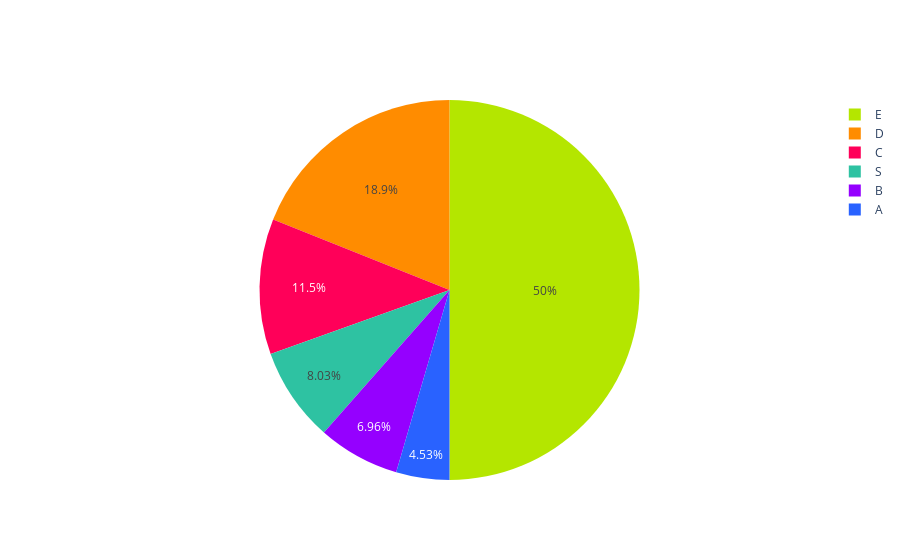

The cell this chart's notebook holds for it:
### Code cell
porcentajes = creditos_segmentos_2023_pachuca['Porcentaje']
labels = creditos_segmentos_2023_pachuca['Segmento']

fig = go.Figure(data=[go.Pie(labels=labels, values=porcentajes, marker=dict(colors=colores))])
fig.update_traces(textinfo='percent', textposition='inside')
fig.update_layout(
    #title='Distribución de créditos por segmento 2023', # Agregar título
    #showlegend=False  # Ocultar leyenda
)

# Exportar gráfica como archivo HTML
def guardar_grafico_como_html(fig, nombre_archivo, carpeta='graficas'):
    # Crear la carpeta si no existe
    if not os.path.exists(carpeta):
        os.makedirs(carpeta)
    
    # Gráfica como archivo HTML en la carpeta especificada
    pio.write_html(fig, f'{carpeta}/{nombre_archivo}.html')

guardar_grafico_como_html(fig, 'g_pie_discreditosXsegmento_2023_peubla', carpeta='graficas')

fig.show()

### Figure 1 — Plotly figure (JSON) as saved in the notebook; plotly's stock layout.template omitted (floating-point values rounded to 4 significant figures)
{"data": [{"labels": ["A", "B", "C", "D", "E", "S"], "marker": {"colors": ["#2962ff", "#9500ff", "#ff0059", "#ff8c00", "#b4e600", "#2EC2A2", "#E50CB6"]}, "textinfo": "percent", "textposition": "inside", "type": "pie", "values": [4.521, 6.952, 11.52, 18.91, 49.93, 8.021]}], "layout": {}}
